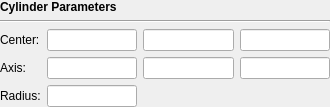
<?xml version="1.0" encoding="UTF-8"?>
<ui version="4.0">
 <class>ClipSliceWidgetCylinder</class>
 <widget class="QWidget" name="ClipSliceWidgetCylinder">
  <property name="geometry">
   <rect>
    <x>0</x>
    <y>0</y>
    <width>330</width>
    <height>99</height>
   </rect>
  </property>
  <property name="windowTitle">
   <string>Form</string>
  </property>
  <layout class="QGridLayout" name="gridLayout">
   <property name="leftMargin">
    <number>0</number>
   </property>
   <property name="topMargin">
    <number>0</number>
   </property>
   <property name="rightMargin">
    <number>0</number>
   </property>
   <property name="bottomMargin">
    <number>0</number>
   </property>
   <item row="0" column="0" colspan="2">
    <widget class="QLabel" name="label">
     <property name="font">
      <font>
       <weight>75</weight>
       <bold>true</bold>
      </font>
     </property>
     <property name="text">
      <string>Cylinder Parameters</string>
     </property>
    </widget>
   </item>
   <item row="1" column="0" colspan="4">
    <widget class="Line" name="line">
     <property name="orientation">
      <enum>Qt::Horizontal</enum>
     </property>
    </widget>
   </item>
   <item row="2" column="0">
    <widget class="QLabel" name="label_2">
     <property name="text">
      <string>Center:</string>
     </property>
    </widget>
   </item>
   <item row="2" column="1">
    <widget class="Comp::FITKSciNotationLineEdit" name="lineEdit_CenterX">
     <property name="text">
      <string/>
     </property>
    </widget>
   </item>
   <item row="2" column="2">
    <widget class="Comp::FITKSciNotationLineEdit" name="lineEdit_CenterY">
     <property name="text">
      <string/>
     </property>
    </widget>
   </item>
   <item row="2" column="3">
    <widget class="Comp::FITKSciNotationLineEdit" name="lineEdit_CenterZ">
     <property name="text">
      <string/>
     </property>
    </widget>
   </item>
   <item row="3" column="0">
    <widget class="QLabel" name="label_3">
     <property name="text">
      <string>Axis:</string>
     </property>
    </widget>
   </item>
   <item row="3" column="1">
    <widget class="Comp::FITKSciNotationLineEdit" name="lineEdit_AxisX">
     <property name="text">
      <string/>
     </property>
    </widget>
   </item>
   <item row="3" column="2">
    <widget class="Comp::FITKSciNotationLineEdit" name="lineEdit_AxisY">
     <property name="text">
      <string/>
     </property>
    </widget>
   </item>
   <item row="3" column="3">
    <widget class="Comp::FITKSciNotationLineEdit" name="lineEdit_AxisZ">
     <property name="text">
      <string/>
     </property>
    </widget>
   </item>
   <item row="4" column="0">
    <widget class="QLabel" name="label_4">
     <property name="text">
      <string>Radius:</string>
     </property>
    </widget>
   </item>
   <item row="4" column="1">
    <widget class="Comp::FITKSciNotationLineEdit" name="lineEdit_Radius">
     <property name="text">
      <string/>
     </property>
    </widget>
   </item>
  </layout>
 </widget>
 <customwidgets>
  <customwidget>
   <class>Comp::FITKSciNotationLineEdit</class>
   <extends>QLineEdit</extends>
   <header>FITK_Component/FITKWidget/FITKSciNotationLineEdit.h</header>
  </customwidget>
 </customwidgets>
 <resources/>
 <connections/>
</ui>
